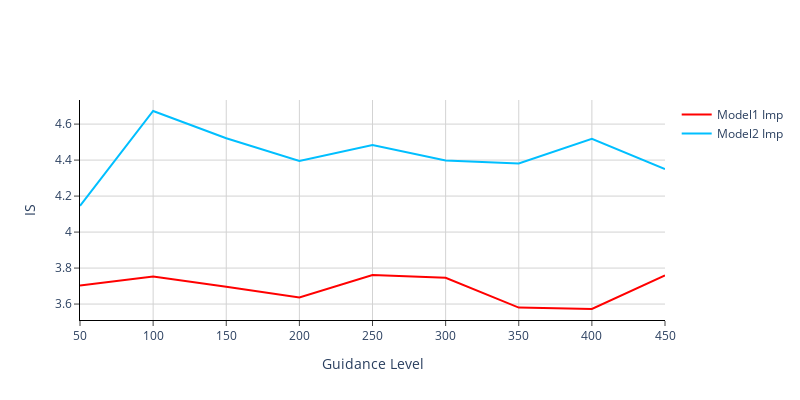

Notebook cell for this chart:
### Code cell
gl_inception

### Figure 1 — Plotly figure (JSON) as saved in the notebook; plotly's stock layout.template omitted (floating-point values rounded to 4 significant figures)
{"data": [{"marker": {"color": "red"}, "mode": "lines", "name": "Model1 Imp", "x": [50, 100, 150, 200, 250, 300, 350, 400, 450, 500], "y": [3.703, 3.753, 3.696, 3.636, 3.761, 3.746, 3.58, 3.573, 3.759], "type": "scatter"}, {"marker": {"color": "deepskyblue"}, "mode": "lines", "name": "Model2 Imp", "x": [50, 100, 150, 200, 250, 300, 350, 400, 450, 500], "y": [4.146, 4.673, 4.521, 4.395, 4.484, 4.398, 4.382, 4.519, 4.35], "type": "scatter"}], "layout": {"xaxis": {"title": {"text": "Guidance Level"}, "mirror": false, "ticks": "outside", "showline": true, "linecolor": "black", "gridcolor": "lightgrey"}, "yaxis": {"title": {"text": "IS"}, "mirror": false, "ticks": "outside", "showline": true, "linecolor": "black", "gridcolor": "lightgrey"}, "title": {"text": ""}, "plot_bgcolor": "white", "width": 800, "height": 400}}
